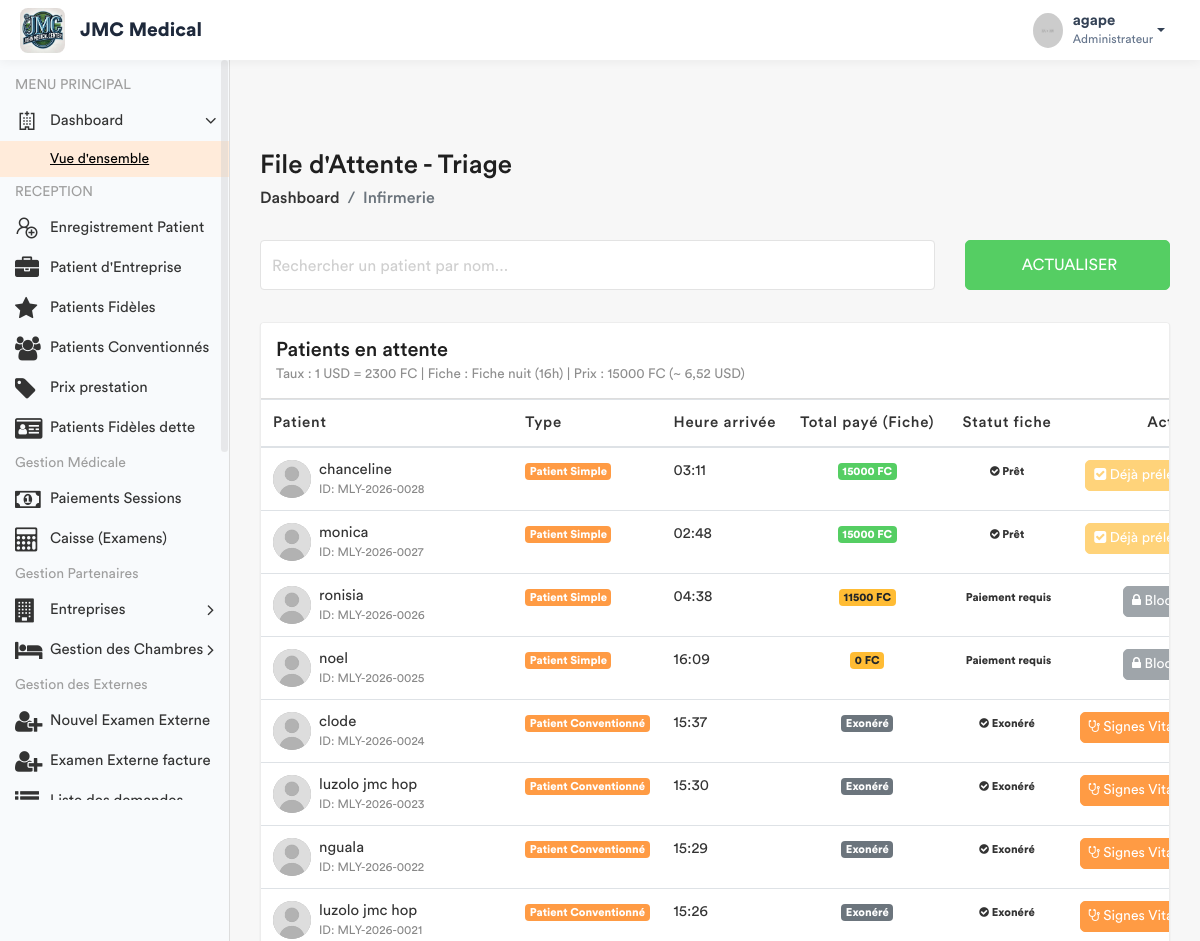
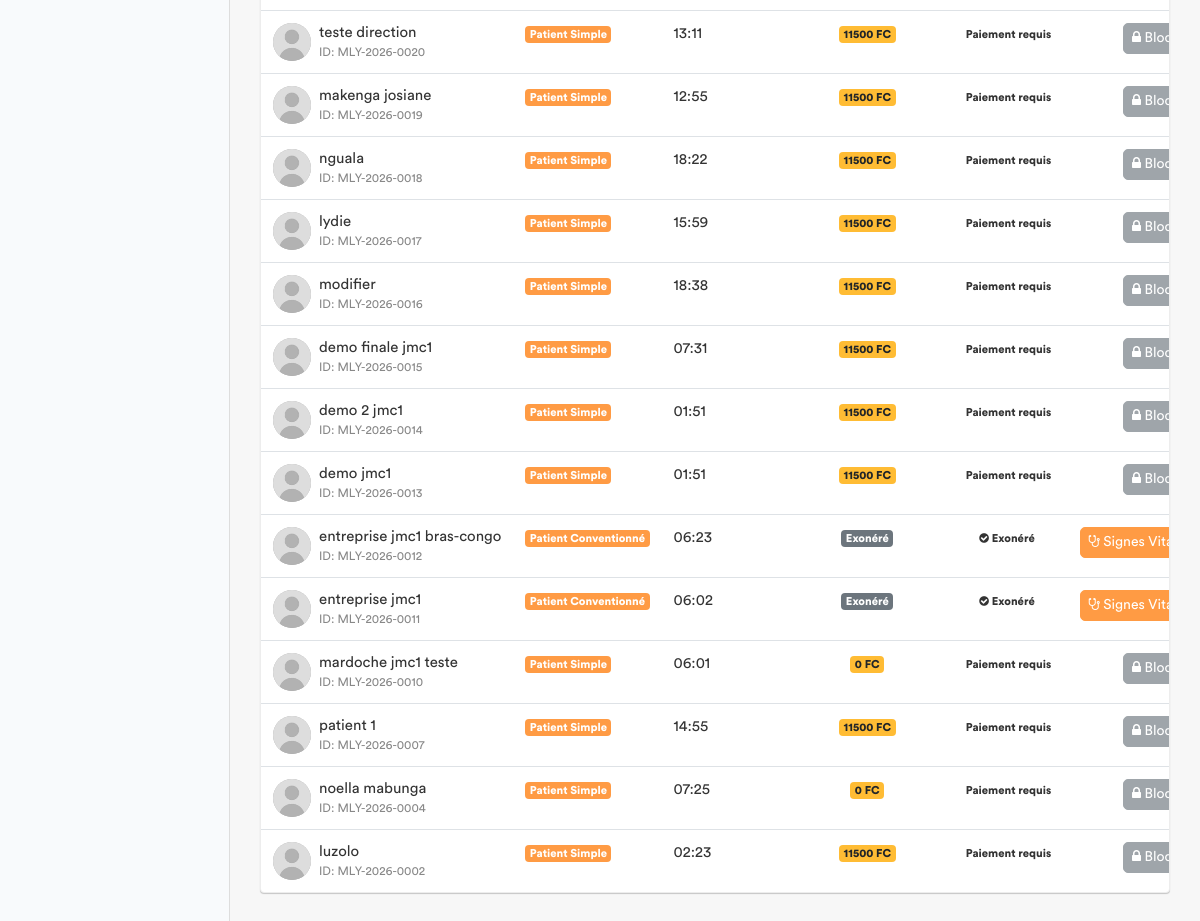
The app's page /infirmerie/attente/ (signed in) with its own data (2 pictures, top to bottom).
### app/models.py (models this page shows, shortened)
class ConfigurationHopital(models.Model):
    taux_usd_en_cdf = models.DecimalField(max_digits=10, decimal_places=2, default=Decimal('2500.00'))
    derniere_mise_a_jour = models.DateTimeField(auto_now=True)
    class Meta:
        verbose_name = "Configuration du Taux"
    @classmethod
    def get_taux(cls):
        config = cls.objects.first()
        if config:
            return config.taux_usd_en_cdf
        return Decimal('2500.00')

class Prestation(models.Model):
    CATEGORIES = [
        ('ADM', 'Administratif'),
        ('CONS', 'Consultation'),
        ('LABO', 'Laboratoire'),
        ('SOIN', 'Soins'),
        ('ECHO', 'Échographie'),
        ('RADIO', 'Radiologie'),
        ('SCAN', 'Scanner'),
        ('IRM', 'IRM'),
        ('CARDIO', 'Cardiographie'),
        ('GYNECO', 'Gynécographie'),
        ('ONCO', 'Oncologie'),
        ('ORTHO', 'Orthopédie'),
        ('DERMA', 'Dermatologie'),
        ('OPHTA', 'Ophtalmologie'),
        ('PSY', 'Psychiatrie'),
        ('KINE', 'Rééducation / Kinésithérapie'),
        ('MED', 'Acte Médical'),
        ('CHIR', 'Acte Chirurgical'),
        ('CONS_MAT', 'Consultation Maternité'),
        ('MAT', 'Forfait Maternité / Accouchement'),
    ]
    libelle = models.CharField(max_length=200, verbose_name="Libellé")
    categorie = models.CharField(max_length=10, choices=CATEGORIES, verbose_name="Catégorie")
    prix = models.DecimalField(max_digits=10, decimal_places=2, default=Decimal('0.00'), verbose_name="Prix (CDF)")
    hopital =  models.ForeignKey(Hopital, on_delete= models.SET_NULL , null = True , related_name = 'hopital_prestation')
    valeur_normale = models.CharField(
        max_length=150, blank=True, null=True,
        verbose_name="Valeur Normale / Référence (Labo uniquement)",
        help_text="Ex: 70-110 mg/dl, Négatif, etc."
    )
    class Meta:
        verbose_name = "Prestation"
        verbose_name_plural = "Prestations"

class Patient(models.Model):
    TYPE_CHOICES = [
        ('SIMPLE', 'Patient Simple'),
        ('FIDELE', 'Patient Fidèle'),
        ('CONVENTIONNE', 'Patient Conventionné'),
    ]
    code_patient = models.CharField(max_length=20, unique=True, editable=False)
    noms = models.CharField(max_length=100)
    service = models.ForeignKey('Service', on_delete=models.PROTECT, related_name='patients', null=True)
    sexe = models.CharField(max_length=1, choices=[('M', 'Masculin'), ('F', 'Féminin')])
    age = models.CharField(max_length=30)
    adresse = models.TextField()
    telephone = models.CharField(max_length=20)
    hopital = models.ForeignKey(Hopital , on_delete=models.SET_NULL , related_name= 'patient_hopital', null = True)
    type_patient = models.CharField(max_length=15, choices=TYPE_CHOICES, default='SIMPLE')
    a_carte_fidelite = models.BooleanField(default=False, verbose_name="Possède carte de fidélité")
    entreprise = models.ForeignKey(
        'Entreprise',
        on_delete=models.SET_NULL,
        null=True,
        blank=True,
        related_name='patients',
        verbose_name="Entreprise (si conventionné)"
    )
    fiche_payee = models.BooleanField(default=False)
    created_by = models.ForeignKey(User, on_delete=models.SET_NULL, null=True, related_name='patients_crees')
    date_creation = models.DateTimeField(auto_now_add=True)
    date_modification = models.DateTimeField(auto_now=True)

### app/views.py (the view)
# urls.py: path('infirmerie/attente/', views.liste_attente_triage, name='liste_attente_triage'),
@login_required
def liste_attente_triage(request):
    taux = ConfigurationHopital.get_taux()  # 1 USD = taux CDF
    role = Fonction.objects.select_related('hopital', 'fonctionKey').filter(userKey=request.user).first()
    hopital_user = role.hopital if role else None
    if not hopital_user:
        messages.error(request, "Votre compte n'est rattaché à aucun hôpital.")
        return redirect('enregistrement_patient')
    now = timezone.now()
    if timezone.is_naive(now):
        now = timezone.make_aware(now, timezone.get_current_timezone())
    now_local = timezone.localtime(now)
    heure_actuelle = now_local.hour
    est_nuit = heure_actuelle >= 16 or heure_actuelle < 7
    libelle_cible = "Fiche nuit" if est_nuit else "Fiche jour"
    prestation_fiche = Prestation.objects.filter(
        categorie='ADM',
        libelle__icontains=libelle_cible,
        hopital=hopital_user
    ).first()
    if not prestation_fiche:
        messages.error(
            request,
            f"La prestation '{libelle_cible}' n'est pas configurée pour votre hôpital."
        )
        prix_fiche_cdf = Decimal('0')
    else:
        prix_fiche_cdf = prestation_fiche.prix or Decimal('0')
    prix_fiche_usd = prix_fiche_cdf / taux if taux else Decimal('0')
    patients_liste = Patient.objects.filter(hopital=hopital_user).order_by('-date_creation')
    for patient in patients_liste:
        if patient.type_patient != 'SIMPLE':
            patient.a_solde_fiche = True
            patient.total_fiche_cdf = Decimal('0')  # ou total_fiche_usd si tu veux garder ce champ
            patient.doit_payer_fiche = False
        else:
            patient.doit_payer_fiche = True
            paiements = Paiement.objects.filter(
                patient=patient,
                service='FICHE',
                hopital=hopital_user
            )
            total_paye_cdf = Decimal('0')
            for p in paiements:
                if p.devise == 'CDF':
                    total_paye_cdf += p.montant_verse
                else:  # USD
                    total_paye_cdf += p.montant_verse * taux
            patient.total_fiche_cdf = total_paye_cdf
            patient.a_solde_fiche = total_paye_cdf >= prix_fiche_cdf
        patient.a_signes_vitaux_deja_pris = SigneVital.objects.filter(patient=patient).exists()
    fonctionKey = role.fonctionKey.roleName if (role and role.fonctionKey) else None
    return render(request, 'back-end/infirmerie/liste_attente.html', {
        'patients': patients_liste,
        'taux': taux,
        'prix_fiche': prix_fiche_usd,      # pour affichage en USD si tu veux
        'prix_fiche_cdf': prix_fiche_cdf,  # pour affichage en CDF
        'fonctionKey': fonctionKey,
        'libelle_cible': libelle_cible,
        'est_nuit': est_nuit,
        'heure_actuelle': heure_actuelle,
    })

### app/templates/back-end/infirmerie/liste_attente.html (shortened to what this page needs)
<!DOCTYPE html>
{% load static %}
<html lang="fr">
    <head>
        {% include 'back-end/includes/css.html' %}
    </head>
    <body>
        <div class="main-wrapper">
            {% include 'back-end/includes/header.html' %}
            {% include 'back-end/includes/sidebar.html' %}
            <div class="page-wrapper">
                <div class="content container-fluid">
                    <div class="page-header">
                        <div class="row align-items-center">
                            <div class="col">
                                <h3 class="page-title">File d'Attente - Triage</h3>
                                <ul class="breadcrumb">
                                    <li class="breadcrumb-item"><a href="{% url 'dashboard' %}">Dashboard</a></li>
                                    <li class="breadcrumb-item active">Infirmerie</li>
                                </ul>
                            </div>
                        </div>
                    </div>
                    <div class="row filter-row">
                        <div class="col-sm-9 col-md-9">
                            <div class="form-group form-focus">
                                <input type="text" id="searchPatient" class="form-control floating" onkeyup="filterTable()">
                                <label class="focus-label">Rechercher un patient par nom...</label>
                            </div>
                        </div>
                        <div class="col-sm-3 col-md-3">
                            <button class="btn btn-success btn-block" onclick="window.location.reload();">  Actualiser </button>
                        </div>
                    </div>
                    <div class="card card-table mt-3">
                        <div class="card-header">
                            <h4 class="card-title mb-0">
                                Patients en attente
                                <small class="text-muted d-block mt-1" style="font-size: 0.85rem;">
                                    Taux : 1 USD = {{ taux|floatformat:0 }} FC |
                                    Fiche : {{ libelle_cible }} ({{ heure_actuelle }}h) |
                                    Prix : {{ prix_fiche_cdf|floatformat:0 }} FC (~ {{ prix_fiche|floatformat:2 }} USD)
                                </small>
                            </h4>
                        </div>
                        <div class="card-body">
                            <div class="table-responsive">
                                <table class="table table-hover table-center mb-0" id="patientTable">
                                    <thead>
                                        <tr>
                                            <th>Patient</th>
                                            <th>Type</th>
                                            <th>Heure arrivée</th>
                                            <th class="text-center">Total payé (Fiche)</th>
                                            <th class="text-center">Statut fiche</th>
                                            <th class="text-right">Action</th>
                                        </tr>
                                    </thead>
                                    <tbody>
                                        {% for patient in patients %}
                                        <tr>
                                            <td>
                                                <h2 class="table-avatar">
                                                    <a href="#" class="avatar avatar-sm mr-2">
                                                        <img class="avatar-img rounded-circle" src="{% static 'back-end/assets/img/user.jpg' %}" alt="User">
                                                    </a>
                                                    <a href="#">{{ patient.noms }} <span>ID: {{ patient.code_patient }}</span></a>
                                                </h2>
                                            </td>
                                            <td><span class="badge badge-primary">{{ patient.get_type_patient_display }}</span></td>
                                            <td>{{ patient.date_creation|date:"H:i" }}</td>
                                            <td class="text-center">
                                                {% if patient.type_patient != 'SIMPLE' %}
                                                    <span class="badge badge-secondary">Exonéré</span>
                                                {% else %}
                                                    <span class="badge {% if patient.a_solde_fiche %}badge-success{% else %}badge-warning{% endif %}">
                                                        {{ patient.total_fiche_cdf|floatformat:0 }} FC
                                                    </span>
                                                {% endif %}
                                            </td>
                                            <td class="text-center">
                                                {% if patient.type_patient != 'SIMPLE' %}
                                                    <span class="badge badge-success-border"><i class="fa fa-check-circle"></i> Exonéré</span>
                                                {% elif patient.a_solde_fiche %}
                                                    <span class="badge badge-success-border"><i class="fa fa-check-circle"></i> Prêt</span>
                                                {% else %}
                                                    <span class="badge badge-danger-border"> Paiement requis</span>
                                                {% endif %}
                                            </td>
                                            <td class="text-right">
                                                {% if patient.type_patient != 'SIMPLE' %}
                                                    {% if patient.a_signes_vitaux_deja_pris %}
                                                        <button class="btn btn-warning btn-sm" disabled>
                                                            <i class="fa fa-check-square"></i> Déjà prélevé
                                                        </button>
                                                    {% else %}
                                                        <a href="{% url 'saisir_signes' patient.id %}" class="btn btn-primary btn-sm">
                                                            <i class="fa fa-stethoscope"></i> Signes Vitaux
                                                        </a>
                                                    {% endif %}
                                                {% elif not patient.a_solde_fiche and patient.doit_payer_fiche %}
                                                    <button class="btn btn-secondary btn-sm" disabled title="Le patient doit solder la fiche">
                                                        <i class="fa fa-lock"></i> Bloqué
                                                    </button>
                                                {% elif patient.a_signes_vitaux_deja_pris %}
                                                    <button class="btn btn-warning btn-sm" disabled>
                                                        <i class="fa fa-check-square"></i> Déjà prélevé
                                                    </button>
                                                {% else %}
                                                    <a href="{% url 'saisir_signes' patient.id %}" class="btn btn-primary btn-sm">
                                                        <i class="fa fa-stethoscope"></i> Signes Vitaux
                                                    </a>
                                                {% endif %}
                                            </td>
                                        </tr>
                                        {% empty %}
                                        <tr>
                                            <td colspan="6" class="text-center py-4">Aucun patient en attente.</td>
                                        </tr>
                                        {% endfor %}
                                    </tbody>
                                </table>
                            </div>
                        </div>
                    </div>
                </div>
            </div>
        </div>
    </body>
</html>

### app/templates/back-end/includes/header.html (shortened to what this page needs)
{% load static %}
<header class="header-modern" style="background: #ffffff; height: 60px; box-shadow: 0 2px 10px rgba(0,0,0,0.05); display: flex; align-items: center; padding: 0 20px; position: relative; z-index: 1060;">
    <div class="header-left" style="display: flex; align-items: center;">
        <a href="{% url 'home' %}" class="logo">
            <img src="{% static 'front-end/assets/img/dr/jmc.jpeg' %}" width="45" height="45" alt="Moyanoli" style="border-radius: 8px;">
        </a>
        <span style="font-weight: 700; font-size: 1.2rem; margin-left: 15px; color: #1e293b;">JMC Medical</span>
    </div>
    <ul class="nav user-menu" style="list-style: none; display: flex; align-items: center; margin-left: auto;">
        <li class="nav-item dropdown has-arrow main-drop">
            <a href="#" class="dropdown-toggle nav-link" data-toggle="dropdown" style="display: flex; align-items: center; color: #334155; text-decoration: none;">
                <span class="user-img" style="margin-right: 10px;">
                    <img src="{% static 'back-end/assets/img/profiles/avatar-21.jpg' %}" width="35" height="35" alt="User" style="border-radius: 50%;">
                </span>
                <div style="line-height: 1.2;">
                    <span style="font-weight: 600; display: block;">{{ user.username }}</span>
                    <span style="font-size: 0.75rem; color: #64748b;">Administrateur</span>
                </div>
            </a>
        </li>
    </ul>
</header>

### records on screen
ConfigurationHopital: taux_usd_en_cdf "2300"
Prestation: libelle "Fiche nuit", prix "15000"
Patient: noms "chanceline", code_patient "MLY-2026-0028", type_patient "Patient Simple", date_creation "03:11", total_fiche_cdf "15000", shows "Prêt", shows "Déjà…"
Patient: noms "monica", code_patient "MLY-2026-0027", type_patient "Patient Simple", date_creation "02:48", total_fiche_cdf "15000", shows "Prêt", shows "Déjà…"
Patient: noms "ronisia", code_patient "MLY-2026-0026", type_patient "Patient Simple", date_creation "04:38", total_fiche_cdf "11500", shows "Paiement requis", shows "Bloqué"
Patient: noms "noel", code_patient "MLY-2026-0025", type_patient "Patient Simple", date_creation "16:09", total_fiche_cdf "0", shows "Paiement requis", shows "Bloqué"
Patient: noms "clode", code_patient "MLY-2026-0024", type_patient "Patient Conventionné", date_creation "15:37", shows "Exonéré", shows "Signes…"
Patient: noms "luzolo jmc hop", code_patient "MLY-2026-0023", type_patient "Patient Conventionné", date_creation "15:30", shows "Exonéré", shows "Signes…"
Patient: noms "nguala", code_patient "MLY-2026-0022", type_patient "Patient Conventionné", date_creation "15:29", shows "Exonéré", shows "Signes…"
Patient: noms "luzolo jmc hop", code_patient "MLY-2026-0021", type_patient "Patient Conventionné", date_creation "15:26", shows "Exonéré", shows "Signes…"
Patient: noms "teste direction", code_patient "MLY-2026-0020", type_patient "Patient Simple", date_creation "13:11", total_fiche_cdf "11500", shows "Paiement requis", shows "Bloqué"
Patient: noms "makenga josiane", code_patient "MLY-2026-0019", type_patient "Patient Simple", date_creation "12:55", total_fiche_cdf "11500", shows "Paiement requis", shows "Bloqué"
Patient: noms "nguala", code_patient "MLY-2026-0018", type_patient "Patient Simple", date_creation "18:22", total_fiche_cdf "11500", shows "Paiement requis", shows "Bloqué"
Patient: noms "lydie", code_patient "MLY-2026-0017", type_patient "Patient Simple", date_creation "15:59", total_fiche_cdf "11500", shows "Paiement requis", shows "Bloqué"
Patient: noms "modifier", code_patient "MLY-2026-0016", type_patient "Patient Simple", date_creation "18:38", total_fiche_cdf "11500", shows "Paiement requis", shows "Bloqué"
Patient: noms "demo finale jmc1", code_patient "MLY-2026-0015", type_patient "Patient Simple", date_creation "07:31", total_fiche_cdf "11500", shows "Paiement requis", shows "Bloqué"
Patient: noms "demo 2 jmc1", code_patient "MLY-2026-0014", type_patient "Patient Simple", date_creation "01:51", total_fiche_cdf "11500", shows "Paiement requis", shows "Bloqué"
Patient: noms "demo jmc1", code_patient "MLY-2026-0013", type_patient "Patient Simple", date_creation "01:51", total_fiche_cdf "11500", shows "Paiement requis", shows "Bloqué"
Patient: noms "entreprise jmc1 bras-congo", code_patient "MLY-2026-0012", type_patient "Patient Conventionné", date_creation "06:23", shows "Exonéré", shows "Signes…"
Patient: noms "entreprise jmc1", code_patient "MLY-2026-0011", type_patient "Patient Conventionné", date_creation "06:02", shows "Exonéré", shows "Signes…"
Patient: noms "mardoche jmc1 teste", code_patient "MLY-2026-0010", type_patient "Patient Simple", date_creation "06:01", total_fiche_cdf "0", shows "Paiement requis", shows "Bloqué"
Patient: noms "patient 1", code_patient "MLY-2026-0007", type_patient "Patient Simple", date_creation "14:55", total_fiche_cdf "11500", shows "Paiement requis", shows "Bloqué"
Patient: noms "noella mabunga", code_patient "MLY-2026-0004", type_patient "Patient Simple", date_creation "07:25", total_fiche_cdf "0", shows "Paiement requis", shows "Bloqué"
Patient: noms "luzolo", code_patient "MLY-2026-0002", type_patient "Patient Simple", date_creation "02:23", total_fiche_cdf "11500", shows "Paiement requis", shows "Bloqué"

### other values on screen
{{ user.username }} "agape"
{{ heure_actuelle }} "16"
{{ prix_fiche|floatformat:2 }} "6,52"
